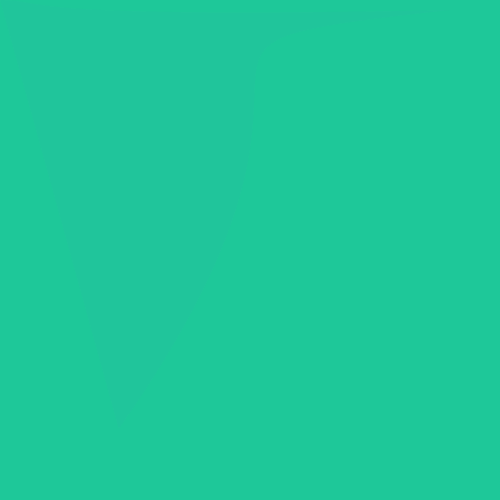
Frame 1 (no input)
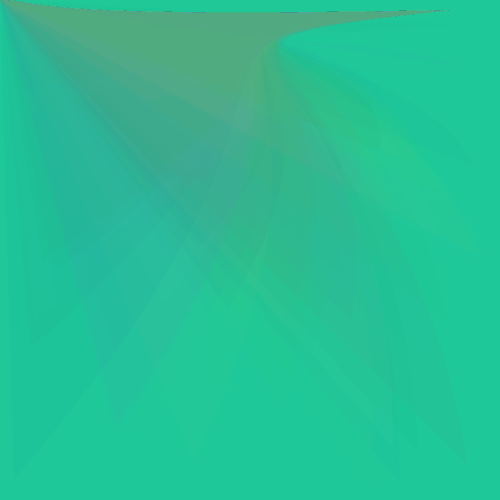
Frame 60 (the mouse pressed at the canvas centre just before this capture)
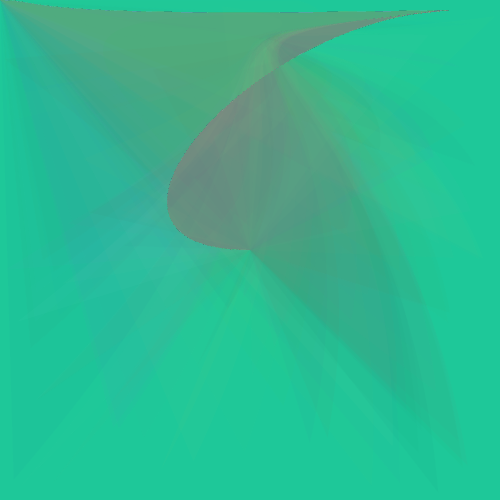
Frame 120 (the mouse held since frame 60 and released just before this capture)

The Processing sketch that drew these frames (run headless with seeded random() and noise(); from frame 60 on, the mouse is pressed at the canvas centre):

// Processing sketch: processing_35402
// ── processing_35402.pde


void setup(){
  size (500,500);
  smooth();
  frameRate(20);
  background(30,200,153);
}


void draw(){
  noStroke();
  fill(random(255), random(255), random(255), 5);
  beginShape();
  vertex(random(500),random(500));
  bezierVertex(400, 30, 90, 50, 450, 10);
  bezierVertex(pmouseX, 19, 50, pmouseY, mouseX, mouseY);
  endShape();
}

void mousePressed(){
  background (random(255), random(255), random(255));
}
                
                
